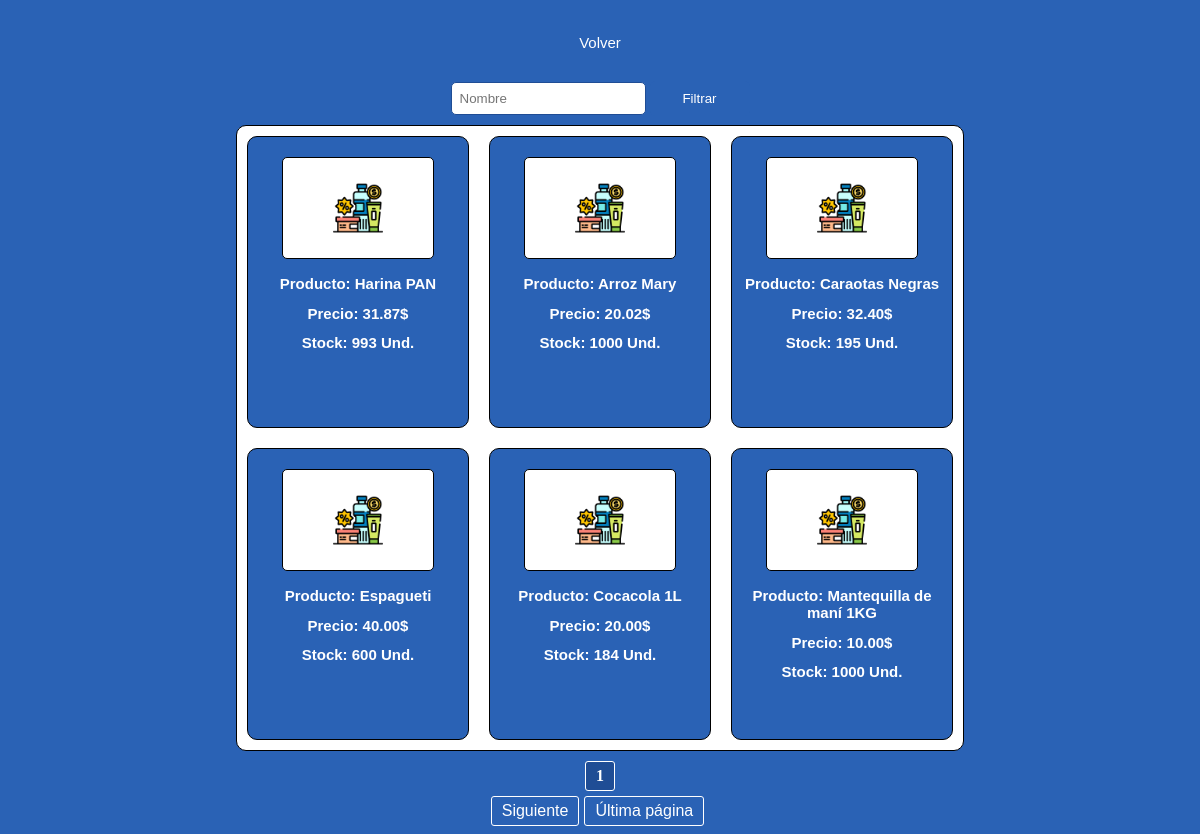
Before: /Inventario/lista_productos/ with the older database file.
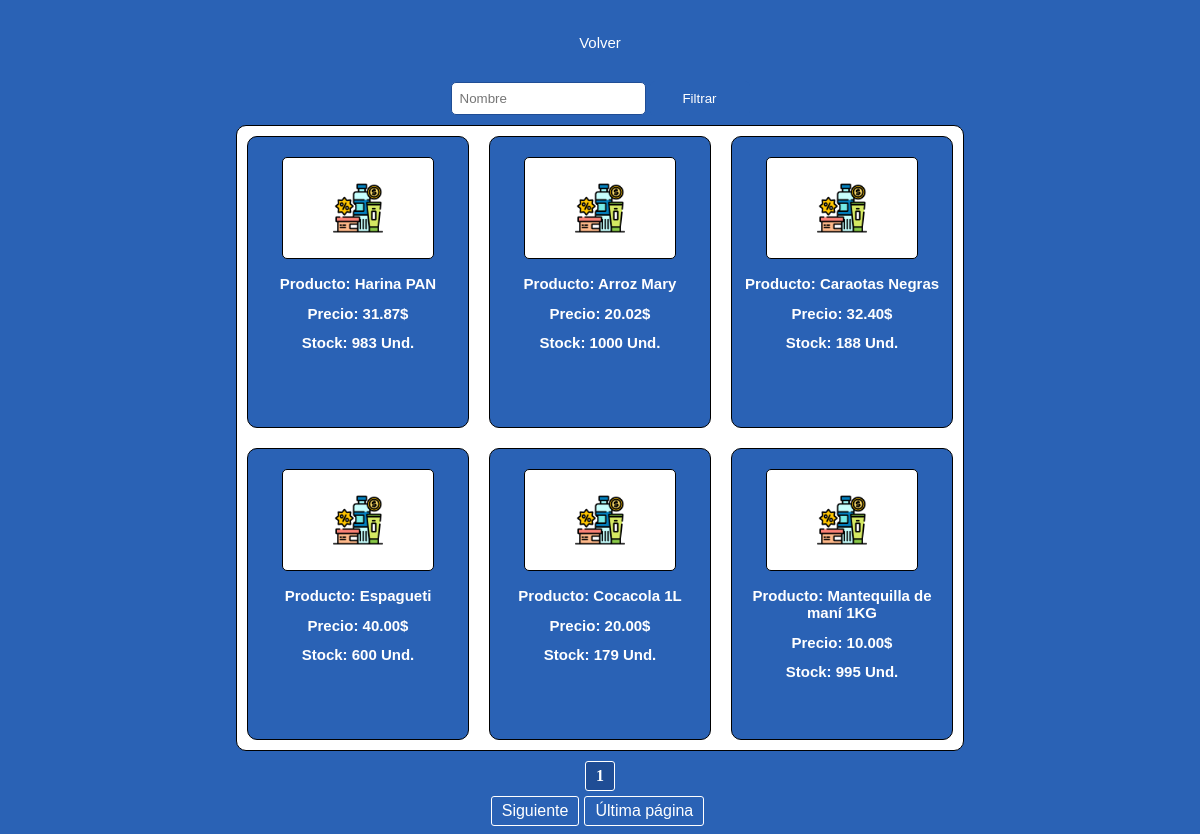
After: the same page with the newer database file.
### Inventario/models.py (models this page shows)
class Productos(models.Model):
    nombre = models.CharField(max_length=100)
    codigo = models.IntegerField(unique=True, validators=[validate_unique_name])
    precio = models.DecimalField(max_digits=10, decimal_places=2)
    stock = models.IntegerField()
    proveedor = models.CharField(max_length=100)
    iva = models.IntegerField()

### Inventario/views.py (the view)
# urls.py: path('lista_productos/', views.lista_productos, name= "lista_productos"),
def lista_productos(request):
    filtro = request.GET.get('filtro')
    productos = Productos.objects.all()
    if filtro:
        productos = productos.filter(nombre__icontains=filtro)
    paginator = Paginator(productos, 6)
    page_number = request.GET.get('page')
    page_obj = paginator.get_page(page_number)
    return render(request, 'Inventario/lista_productos.html', {'page_obj': page_obj, 'filtro': filtro})

### Inventario/templates/Inventario/lista_productos.html (shortened to what this page needs)
{% load static %}
<!DOCTYPE html>
<html lang="es">
<head>
    <link rel="stylesheet" type="text/css" href="{% static 'css/lista_productos.css' %}">
</head>
<body>
    <div class="navegacion">
        <nav>
            <ul>
                <li><a href="{% url 'index_inventario' %}">Volver</a></li>
            </ul>
        </nav>
    </div>
    <form method="get" action="{% url 'lista_productos' %}">
        <input type="text" name="filtro" id="filtro" value="{{ request.GET.filtro }}" placeholder="Nombre">
        <button type="submit" value="Filtrar">Filtrar</button>
    </form>
    <div class="container">
        {% for producto in page_obj %}
            <div class="item">
                <img src="{% static 'img/productos.png' %}" alt="">
                <h2>Producto: {{ producto.nombre }}</h2>
                <h2>Precio: {{ producto.precio }}$</h2>
                <h2>Stock: {{ producto.stock }} Und.</h2>
            </div>
        {% empty %}
            {% if request.GET.filtro %}
                <p>No se encontraron productos con el filtro "{{ request.GET.filtro }}".</p>
            {% else %}
                <p>No se encontraron productos.</p>
            {% endif %}
        {% endfor %}
    </div>
    <div class="pagination">
        {% if page_obj.has_next %}
            <a href="?page={{ page_obj.next_page_number }}{% if request.GET.filtro %}&filtro={{ request.GET.filtro }}{% endif %}">Siguiente</a>
            <a href="?page={{ page_obj.paginator.num_pages }}{% if request.GET.filtro %}&filtro={{ request.GET.filtro }}{% endif %}">Última página</a>
        {% endif %}
        <span class="current-page">{{ page_obj.number }}</span>
    </div>
</body>
</html>

Changed rows visible on the page:
changed Productos "Harina PAN": stock "993" → "983"
changed Productos "Caraotas Negras": stock "195" → "188"
changed Productos "Cocacola 1L": stock "184" → "179"
changed Productos "Mantequilla de maní 1KG": stock "1000" → "995"
